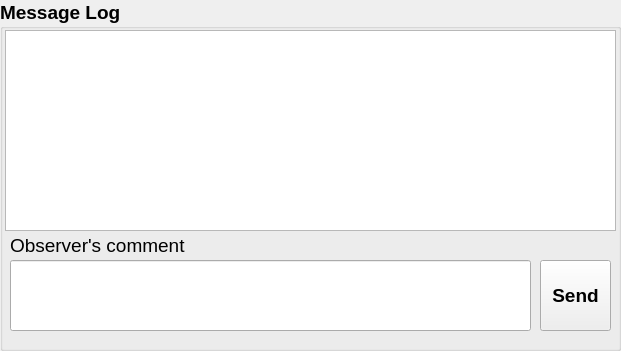
     <widget class="QGroupBox" name="group_log">
      <property name="geometry">
       <rect>
        <x>10</x>
        <y>540</y>
        <width>621</width>
        <height>351</height>
       </rect>
      </property>
      <property name="sizePolicy">
       <sizepolicy hsizetype="Preferred" vsizetype="Preferred">
        <horstretch>0</horstretch>
        <verstretch>0</verstretch>
       </sizepolicy>
      </property>
      <property name="font">
       <font>
        <family>Arial</family>
        <pointsize>14</pointsize>
        <weight>75</weight>
        <bold>true</bold>
        <strikeout>false</strikeout>
       </font>
      </property>
      <property name="title">
       <string>Message Log</string>
      </property>
      <widget class="QLabel" name="label_comment">
       <property name="geometry">
        <rect>
         <x>10</x>
         <y>234</y>
         <width>191</width>
         <height>23</height>
        </rect>
       </property>
       <property name="font">
        <font>
         <family>Arial</family>
         <pointsize>14</pointsize>
         <weight>50</weight>
         <bold>false</bold>
         <strikeout>false</strikeout>
        </font>
       </property>
       <property name="text">
        <string>Observer's comment</string>
       </property>
      </widget>
      <widget class="QLineEdit" name="lineEdit_comment">
       <property name="geometry">
        <rect>
         <x>10</x>
         <y>260</y>
         <width>521</width>
         <height>71</height>
        </rect>
       </property>
       <property name="sizePolicy">
        <sizepolicy hsizetype="MinimumExpanding" vsizetype="MinimumExpanding">
         <horstretch>0</horstretch>
         <verstretch>0</verstretch>
        </sizepolicy>
       </property>
      </widget>
      <widget class="QPushButton" name="pushbtn_send_comment">
       <property name="geometry">
        <rect>
         <x>540</x>
         <y>260</y>
         <width>71</width>
         <height>71</height>
        </rect>
       </property>
       <property name="font">
        <font>
         <family>Arial</family>
         <pointsize>14</pointsize>
         <weight>75</weight>
         <bold>true</bold>
         <strikeout>false</strikeout>
        </font>
       </property>
       <property name="toolTip">
        <string>&lt;html&gt;&lt;head/&gt;&lt;body&gt;&lt;p&gt;To set the information of the observation&lt;/p&gt;&lt;/body&gt;&lt;/html&gt;</string>
       </property>
       <property name="text">
        <string>Send</string>
       </property>
      </widget>
      <widget class="QTextEdit" name="log1">
       <property name="geometry">
        <rect>
         <x>5</x>
         <y>30</y>
         <width>611</width>
         <height>201</height>
        </rect>
       </property>
       <property name="font">
        <font>
         <family>Arial</family>
         <pointsize>14</pointsize>
         <weight>50</weight>
         <bold>false</bold>
         <strikeout>false</strikeout>
        </font>
       </property>
      </widget>
     </widget>
